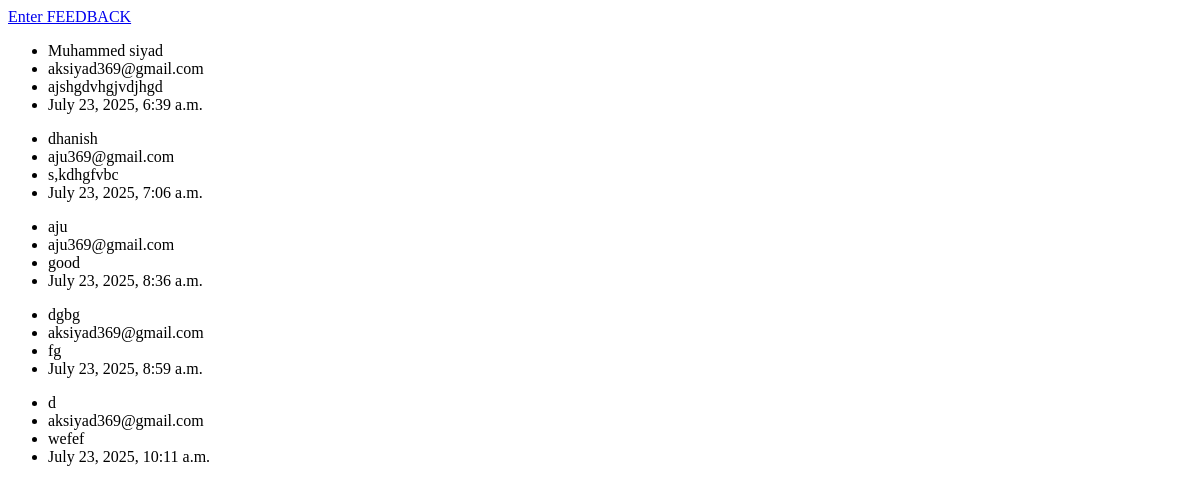
The page /show on the database as committed earlier.
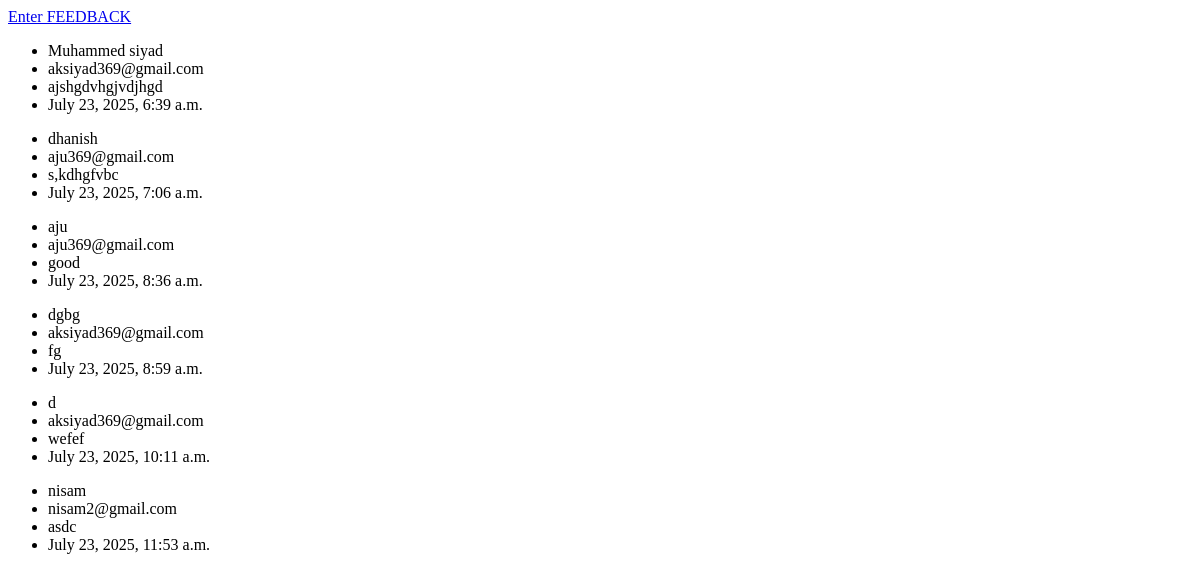
The same page on the database as committed later.
### feedback_app/models.py (models this page shows)
class Feedback(models.Model):
    name = models.CharField(max_length=15)
    email = models.EmailField(max_length=25)
    message = models.TextField()
    submitted_at = models.DateTimeField(auto_now_add=True)

### feedback_app/views.py (the view)
# urls.py: path('show', views.show_feedback,name='show')
def show_feedback(request):
    form = Feedback.objects.all()
    context = {
        'form': form
    }
    return render(request, "data_all.html", context)

### templates/data_all.html
<a href="{% url 'feedback' %}">Enter FEEDBACK</a>
{% for i in form %}
<ul>
  <li>{{ i.name}}</li>
  <li>{{ i.email}}</li>
  <li>{{ i.message}}</li>
    <li> {{ i.submitted_at}}</li>
</ul>
 {% endfor %}

Rows that differ between the two databases and show on the page:
added Feedback: name "nisam", email "nisam2@gmail.com", message "asdc", submitted_at "July 23, 2025, 11:53 a.m."
